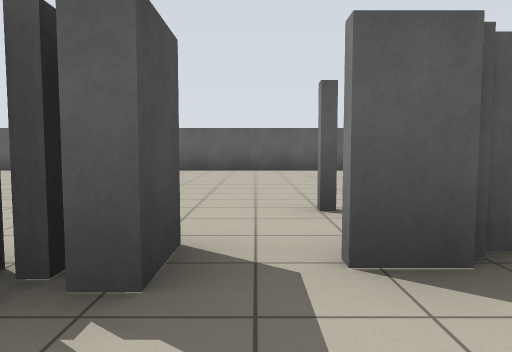
view 1 (above)

22 first-person views from a walk through a robot-simulator world made for Stage. The camera is 0.94 m above the floor, tilts 4° down and sees 70° across. Floor lines are 1 m apart. The floor is counted in squares, 2 m on a side. Each view is taken from the middle of a square. On the plan, view 1 faces up. The plan holds only what a view shows up to about 9 squares ahead; the rest is blank. Robots are left out.

view 2
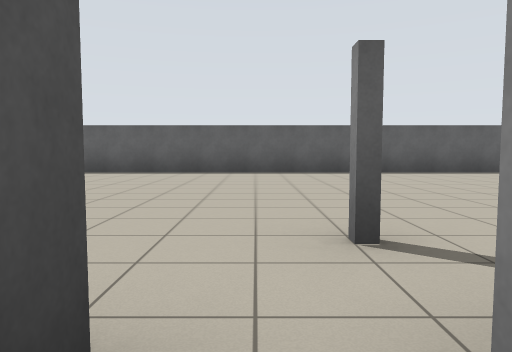

view 3
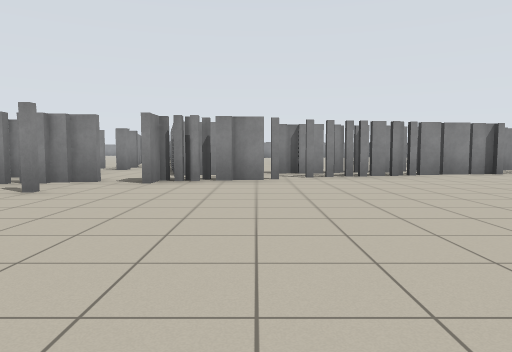

view 4
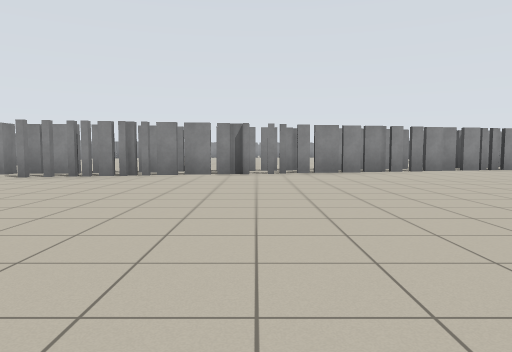

view 5
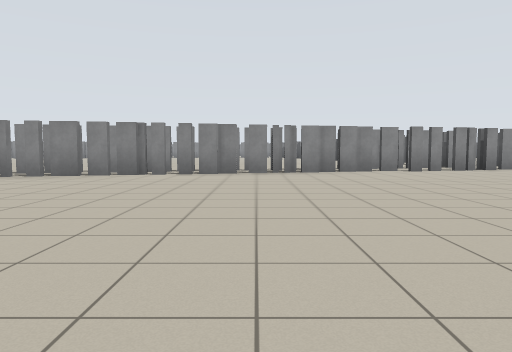

view 6
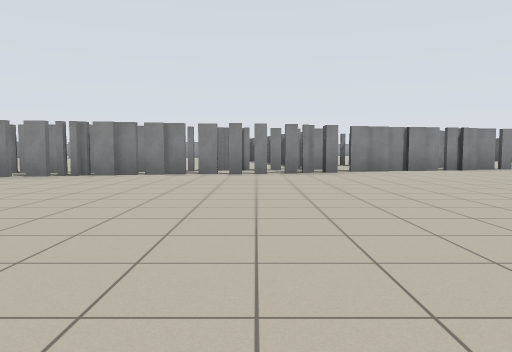

view 7
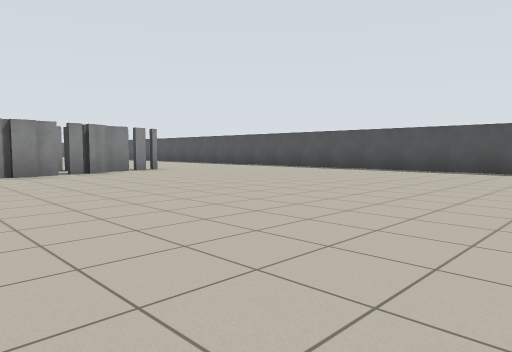

view 8
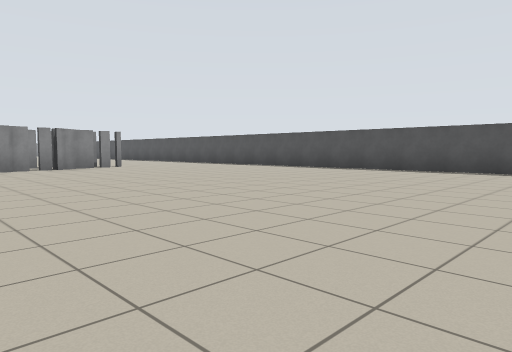

view 9
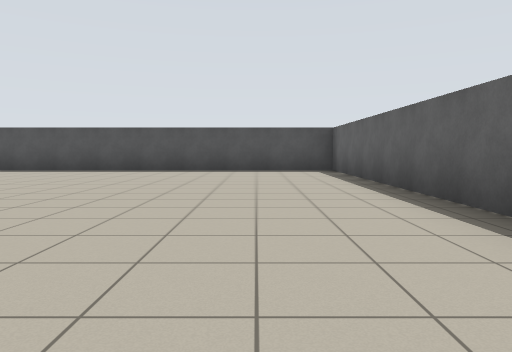

view 10
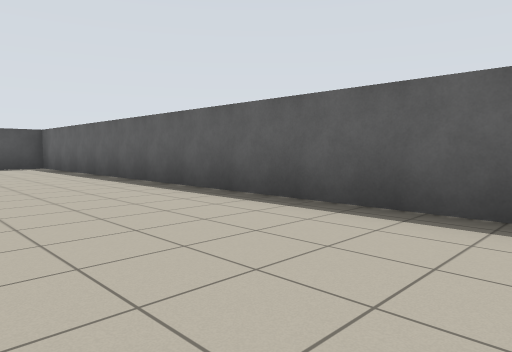

view 11
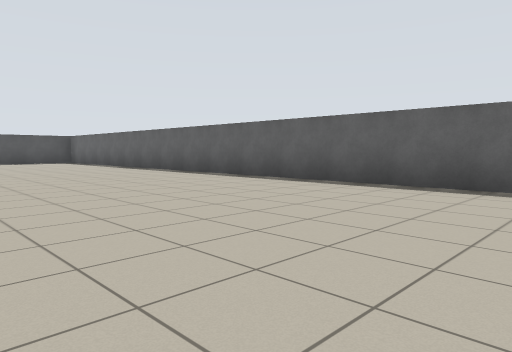

view 12
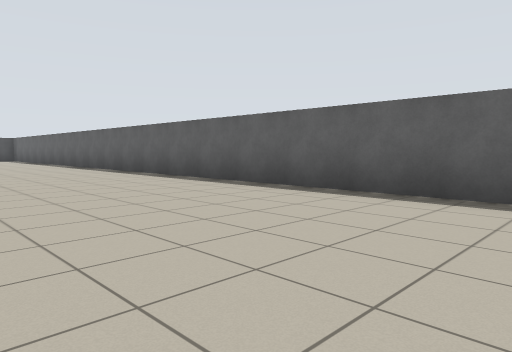

view 13
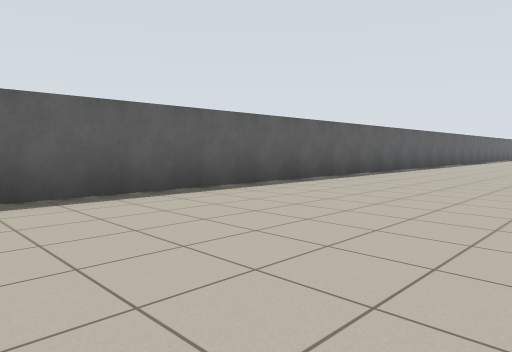

view 14
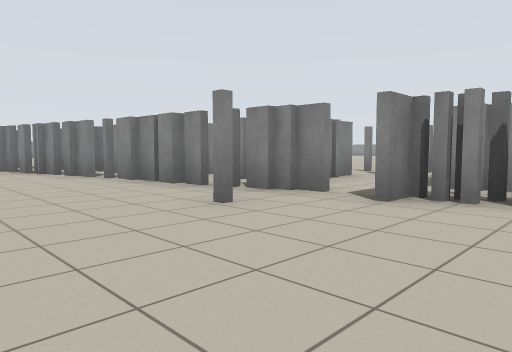

view 15
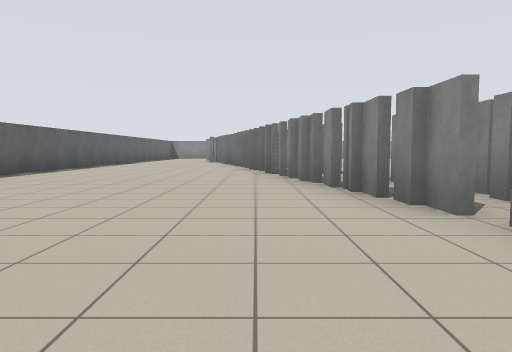

view 16
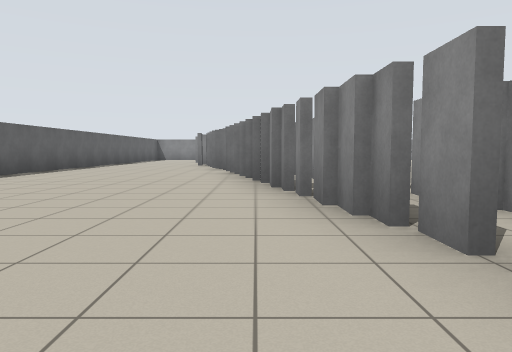

view 17
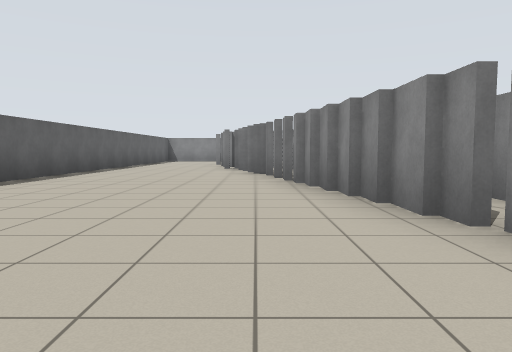

view 18
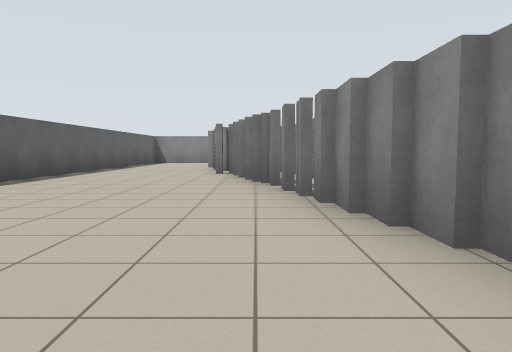

view 19
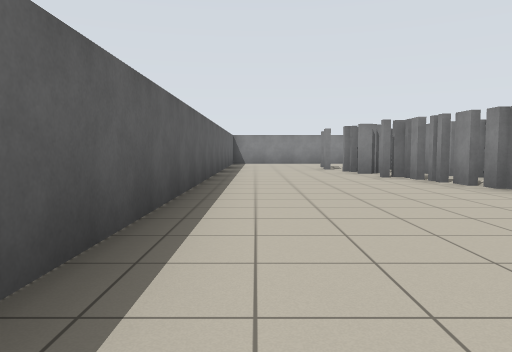

view 20
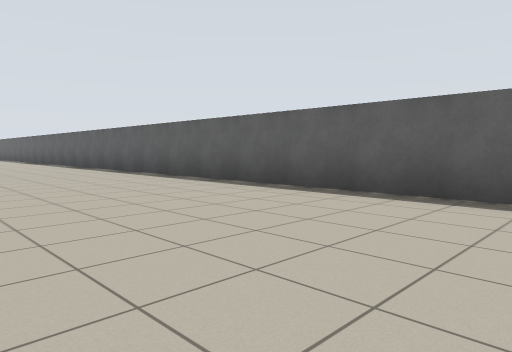

view 21
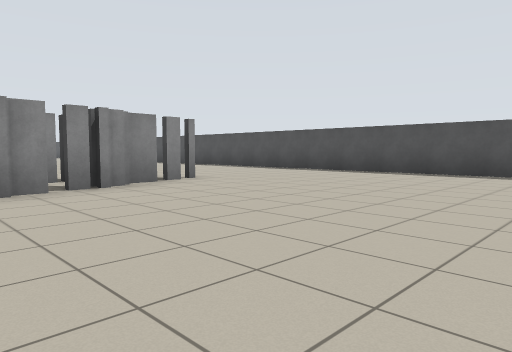

view 22
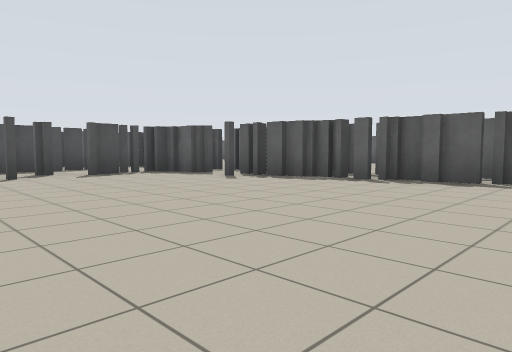

### Floor plan
Key: @ floor where view 1 was taken; # wall or solid block; . floor.
Columns run from 27 left of view 1 to 19 right of it. Each row starts with its distance up from view 1.
  9 ###############################################
  8 #..............................................
  7 #..............................................
  6 #............................................##
  5 #........................................###.##
  4 #...................................##########
  3 #...............................########
  2 #...........................#########
  1 #.......................###..#####..
  0 #...................#######@.#......
 -1 #...............######    ##.#.......
 -2 #..........#######         ##........
 -3 #.......#####               ##.......
 -4 #....#####                       ....
 -5  .... #
 -6   ...

Where each view was taken, in squares from view 1:
view 1: 0 up, 0 right, facing up
view 2: 1 up, 0 right, facing up
view 3: 7 up, 2 left, facing down
view 4: 7 up, 7 left, facing down
view 5: 6 up, 12 left, facing down
view 6: 5 up, 16 left, facing down
view 7: 4 up, 18 left, facing down-left
view 8: 6 up, 18 left, facing down-left
view 9: 7 up, 18 left, facing left
view 10: 6 up, 16 left, facing up-left
view 11: 4 up, 12 left, facing up-left
view 12: 5 up, 8 left, facing up-left
view 13: 5 up, 9 left, facing up-right
view 14: 5 up, 2 left, facing down-right
view 15: 4 up, 2 right, facing right
view 16: 4 up, 5 right, facing right
view 17: 5 up, 7 right, facing right
view 18: 5 up, 9 right, facing right
view 19: 8 up, 10 right, facing right
view 20: 5 up, 10 right, facing up-left
view 21: 1 up, 19 left, facing down-left
view 22: 4 down, 9 right, facing up-left
